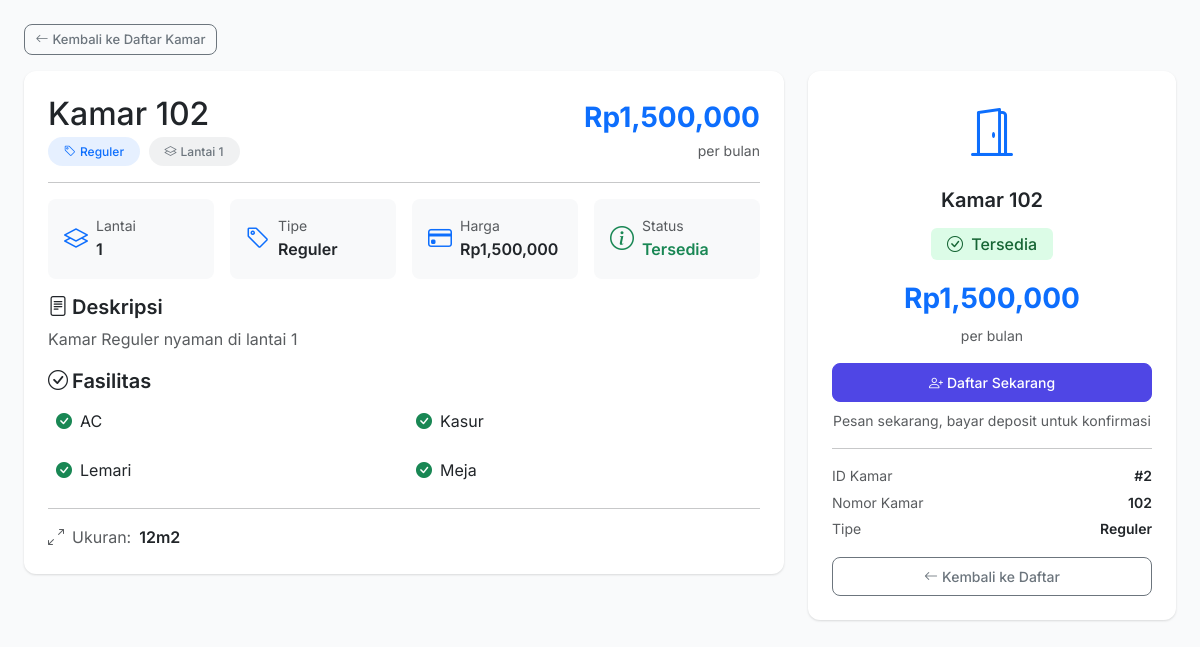
Screenshot of /onboarding/kamar/2 with the database file from the repository.
### models.py (models this page shows, shortened)
class Room(db.Model):
    __tablename__ = "rooms"
    id = db.Column(db.Integer, primary_key=True)
    nomor_kamar = db.Column(db.String(10), unique=True, nullable=False)
    lantai = db.Column(db.Integer, default=1)
    tipe = db.Column(db.String(50), default="Reguler")
    harga_per_bulan = db.Column(db.Float, nullable=False)
    ukuran = db.Column(db.String(50))
    fasilitas = db.Column(db.Text)
    status = db.Column(db.String(20), default="tersedia")
    deskripsi = db.Column(db.Text)
    created_at = db.Column(db.DateTime, default=datetime.utcnow)
    bookings = db.relationship("Booking", backref="room", lazy="dynamic")
    maintenance_requests = db.relationship("MaintenanceRequest", backref="room", lazy="dynamic")

### routes/onboarding.py (the view)
@onboarding_bp.route("/kamar/<int:id>")
def detail_kamar(id):
    room = Room.query.get_or_404(id)
    return render_template("onboarding/detail_kamar.html", room=room)

### app.py (called while the page is built)
def create_app():
    app = Flask(__name__)
    app.config.from_object("config.Config")
    db.init_app(app)
    login_manager.init_app(app)
    csrf.init_app(app)
    login_manager.login_view = "auth.login"
    login_manager.login_message = "Silakan login terlebih dahulu."
    from models import User
    @login_manager.user_loader
    def load_user(user_id):
        return User.query.get(int(user_id))
    @app.context_processor
    def inject_now():
        from datetime import datetime
        return {"now": datetime.now()}
    @app.context_processor
    def inject_utility():
        from datetime import date
        return {"date_today": date.today()}
    from routes import register_routes
    register_routes(app)
    with app.app_context():
        db.create_all()
    return app

### templates/onboarding/detail_kamar.html (shortened to what this page needs)
{% extends "base.html" %}
{% block content %}
<div class="mb-3">
    <a href="{{ url_for('onboarding.lihat_kamar') }}" class="btn btn-outline-secondary btn-sm">
        <i class="bi bi-arrow-left me-1"></i>Kembali ke Daftar Kamar
    </a>
</div>
<div class="row g-4">
    <div class="col-lg-8">
        <div class="card">
            <div class="card-body p-4">
                <div class="d-flex justify-content-between align-items-start mb-3">
                    <div>
                        <h2 class="mb-1">Kamar {{ room.nomor_kamar }}</h2>
                        <span class="badge bg-primary bg-opacity-10 text-primary px-3 py-2 rounded-pill">
                            <i class="bi bi-tag me-1"></i>{{ room.tipe }}
                        </span>
                        <span class="badge bg-secondary bg-opacity-10 text-secondary px-3 py-2 rounded-pill ms-1">
                            <i class="bi bi-layers me-1"></i>Lantai {{ room.lantai }}
                        </span>
                    </div>
                    <div class="text-end">
                        <div class="fs-3 fw-bold text-primary">Rp{{ "{:,.0f}".format(room.harga_per_bulan) }}</div>
                        <div class="small text-muted">per bulan</div>
                    </div>
                </div>
                <hr>
                <div class="row g-3 mb-3">
                    <div class="col-sm-6 col-md-3">
                        <div class="d-flex align-items-center gap-2 p-3 bg-light rounded-3">
                            <i class="bi bi-layers fs-4 text-primary"></i>
                            <div>
                                <div class="small text-muted">Lantai</div>
                                <div class="fw-semibold">{{ room.lantai }}</div>
                            </div>
                        </div>
                    </div>
                    <div class="col-sm-6 col-md-3">
                        <div class="d-flex align-items-center gap-2 p-3 bg-light rounded-3">
                            <i class="bi bi-tag fs-4 text-primary"></i>
                            <div>
                                <div class="small text-muted">Tipe</div>
                                <div class="fw-semibold">{{ room.tipe }}</div>
                            </div>
                        </div>
                    </div>
                    <div class="col-sm-6 col-md-3">
                        <div class="d-flex align-items-center gap-2 p-3 bg-light rounded-3">
                            <i class="bi bi-credit-card fs-4 text-primary"></i>
                            <div>
                                <div class="small text-muted">Harga</div>
                                <div class="fw-semibold">Rp{{ "{:,.0f}".format(room.harga_per_bulan) }}</div>
                            </div>
                        </div>
                    </div>
                    <div class="col-sm-6 col-md-3">
                        <div class="d-flex align-items-center gap-2 p-3 bg-light rounded-3">
                            <i class="bi bi-info-circle fs-4 text-{% if room.status == 'tersedia' %}success{% else %}danger{% endif %}"></i>
                            <div>
                                <div class="small text-muted">Status</div>
                                <div class="fw-semibold {% if room.status == 'tersedia' %}text-success{% else %}text-danger{% endif %}">
                                    {% if room.status == 'tersedia' %}Tersedia{% else %}Terisi{% endif %}
                                </div>
                            </div>
                        </div>
                    </div>
                </div>
                {% if room.deskripsi %}
                <h5 class="fw-semibold mb-2"><i class="bi bi-file-text me-1"></i>Deskripsi</h5>
                <p class="text-muted mb-3">{{ room.deskripsi }}</p>
                {% endif %}
                {% if room.fasilitas %}
                <h5 class="fw-semibold mb-2"><i class="bi bi-check-circle me-1"></i>Fasilitas</h5>
                <div class="mb-0">
                    {% set fasilitas_list = room.fasilitas.split(',') %}
                    <div class="row g-2">
                        {% for f in fasilitas_list %}
                        {% set f_clean = f|trim %}
                        {% if f_clean %}
                        <div class="col-sm-6">
                            <div class="d-flex align-items-center gap-2 p-2">
                                <i class="bi bi-check-circle-fill text-success flex-shrink-0"></i>
                                <span>{{ f_clean }}</span>
                            </div>
                        </div>
                        {% endif %}
                        {% endfor %}
                    </div>
                </div>
                {% endif %}
                {% if room.ukuran %}
                <hr>
                <div class="d-flex align-items-center gap-2">
                    <i class="bi bi-arrows-angle-expand text-muted"></i>
                    <span class="text-muted">Ukuran:</span>
                    <span class="fw-semibold">{{ room.ukuran }}</span>
                </div>
                {% endif %}
            </div>
        </div>
    </div>
    <div class="col-lg-4">
        <div class="card sticky-top" style="top: 80px;">
            <div class="card-body p-4 text-center">
                <div class="mb-3">
                    <i class="bi bi-door-open text-primary" style="font-size: 3rem;"></i>
                </div>
                <h5 class="fw-semibold">Kamar {{ room.nomor_kamar }}</h5>
                <div class="my-3">
                    <span class="badge {% if room.status == 'tersedia' %}badge-success{% else %}badge-danger{% endif %} fs-6 px-3 py-2">
                        <i class="bi bi-{% if room.status == 'tersedia' %}check-circle{% else %}x-circle{% endif %} me-1"></i>
                        {% if room.status == 'tersedia' %}Tersedia{% else %}Terisi{% endif %}
                    </span>
                </div>
                <div class="fs-3 fw-bold text-primary mb-1">Rp{{ "{:,.0f}".format(room.harga_per_bulan) }}</div>
                <div class="text-muted small mb-3">per bulan</div>
                {% if room.status == 'tersedia' %}
                <a href="{{ url_for('onboarding.daftar', room_id=room.id) }}" class="btn btn-primary btn-lg w-100 mb-2">
                    <i class="bi bi-person-plus me-1"></i>Daftar Sekarang
                </a>
                <p class="small text-muted mb-0">Pesan sekarang, bayar deposit untuk konfirmasi</p>
                {% else %}
                <button class="btn btn-secondary btn-lg w-100 mb-2" disabled>
                    <i class="bi bi-lock me-1"></i>Kamar Tidak Tersedia
                </button>
                <p class="small text-muted mb-0">Kamar sedang terisi oleh penghuni lain</p>
                {% endif %}
                <hr class="my-3">
                <div class="text-start small">
                    <div class="d-flex justify-content-between mb-1">
                        <span class="text-muted">ID Kamar</span>
                        <span class="fw-semibold">#{{ room.id }}</span>
                    </div>
                    <div class="d-flex justify-content-between mb-1">
                        <span class="text-muted">Nomor Kamar</span>
                        <span class="fw-semibold">{{ room.nomor_kamar }}</span>
                    </div>
                    <div class="d-flex justify-content-between">
                        <span class="text-muted">Tipe</span>
                        <span class="fw-semibold">{{ room.tipe }}</span>
                    </div>
                </div>
                <a href="{{ url_for('onboarding.lihat_kamar') }}" class="btn btn-outline-secondary w-100 mt-3">
                    <i class="bi bi-arrow-left me-1"></i>Kembali ke Daftar
                </a>
            </div>
        </div>
    </div>
</div>
{% endblock %}

### static/css/style.css (style rules this page uses)
:root { --primary: #4f46e5; --primary-dark: #4338ca; --primary-light: #eef2ff; --success: #10b981; --warning: #f59e0b; --danger: #ef4444; --info: #3b82f6; --gray-50: #f9fafb; --gray-100: #f3f4f6; --gray-200: #e5e7eb; --gray-300: #d1d5db; --gray-400: #9ca3af; --gray-500: #6b7280; --gray-600: #4b5563; --gray-700: #374151; --gray-800: #1f2937; --gray-900: #111827; --radius: 12px; --radius-sm: 8px; --shadow: 0 1px 3px rgba(0,0,0,.08), 0 1px 2px rgba(0,0,0,.06); --shadow-md: 0 4px 6px rgba(0,0,0,.07), 0 2px 4px rgba(0,0,0,.06); --shadow-lg: 0 10px 15px rgba(0,0,0,.1), 0 4px 6px rgba(0,0,0,.05); }
* { box-sizing: border-box; }
body { font-family: 'Inter', -apple-system, BlinkMacSystemFont, sans-serif; background: var(--gray-50); color: var(--gray-800); line-height: 1.6; }
.card { border: none; border-radius: var(--radius); box-shadow: var(--shadow); transition: box-shadow .2s; }
.card-body { padding: 1.25rem; }
.badge { font-weight: 500; padding: .35em .65em; font-size: .75rem; }
.badge-success { background: #dcfce7; color: #166534; }
.btn { font-weight: 500; font-size: .875rem; padding: .5rem 1rem; border-radius: var(--radius-sm); transition: all .15s; }
.btn-primary { background: var(--primary); border-color: var(--primary); }
.btn-sm { padding: .3rem .65rem; font-size: .8125rem; }

### rows the page displays
Room: nomor_kamar "102", tipe "Reguler", lantai "1", harga_per_bulan "1,500,000", deskripsi "Kamar Reguler nyaman di lantai 1", ukuran "12m2", id "2"

### other values shown
{{ f_clean }} "AC" "Kasur" "Lemari" "Meja"
